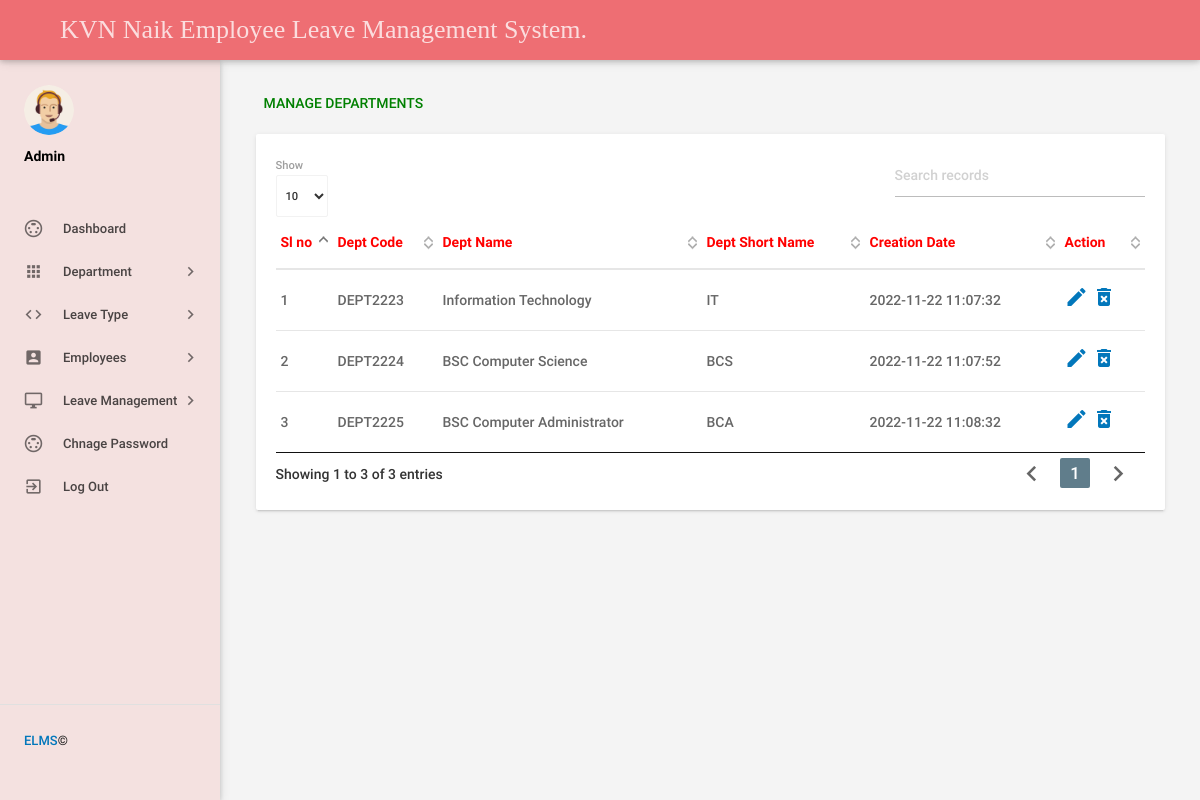
Screenshot of /admin/managedepartments.php (signed in) with the database file from the repository.
### tables this page shows
CREATE TABLE `tbldepartments` (
  `id` int(11) NOT NULL,
  `DepartmentName` varchar(150) DEFAULT NULL,
  `DepartmentShortName` varchar(100) NOT NULL,
  `DepartmentCode` varchar(50) DEFAULT NULL,
  `CreationDate` timestamp NULL DEFAULT current_timestamp()
);

### admin/managedepartments.php (the view, shortened to what this page needs)
<?php
include('includes/config.php');
if(strlen($_SESSION['alogin'])==0)
    {
header('location:index.php');
}
else{
    ?>
<!DOCTYPE html>
<html lang="en">
    <head>
        <link type="text/css" rel="stylesheet" href="../assets/plugins/materialize/css/materialize.min.css"/>
        <link type="text/css" rel="stylesheet" href="../assets/plugins/materialize/css/materialize.css"/>
        <link href="../assets/plugins/material-preloader/css/materialPreloader.min.css" rel="stylesheet">
        <link href="../assets/plugins/datatables/css/jquery.dataTables.min.css" rel="stylesheet">
        <link href="../assets/css/alpha.min.css" rel="stylesheet" type="text/css"/>
        <link href="../assets/css/custom.css" rel="stylesheet" type="text/css"/>
         <link href="../assets/css/style.css" rel="stylesheet" type="text/css"/>
    </head>
    <body>
       <?php include('includes/header.php');?>
       <?php include('includes/sidebar.php');?>
            <main class="mn-inner">
                <div class="row">
                    <div class="col s12">
                        <div class="page-title" style="color: green;">Manage Departments</div>
                    </div>
                    <div class="col s12 m12 l12">
                        <div class="card">
                            <div class="card-content">
                                <table id="example" class="display responsive-table ">
                                    <thead>
                                        <tr>
                                            <th style="color: red;">Sl no</th>
                                            <th style="color: red;">Dept Code</th>
                                            <th style="color: red;">Dept Name</th>
                                            <th style="color: red;">Dept Short Name</th>
                                            <th style="color: red;">Creation Date</th>
                                            <th style="color: red;">Action</th>
                                        </tr>
                                    </thead>
                                    <tbody>
<?php $sql = "SELECT * from tbldepartments";
$query = $dbh -> prepare($sql);
$query->execute();
$results=$query->fetchAll(PDO::FETCH_OBJ);
$cnt=1;
if($query->rowCount() > 0)
{
foreach($results as $result)
{               ?>
                                        <tr>
                                            <td> <?php echo htmlentities($cnt);?></td>
                                            <td><?php echo htmlentities($result->DepartmentCode);?></td>
                                            <td><?php echo htmlentities($result->DepartmentName);?></td>
                                            <td><?php echo htmlentities($result->DepartmentShortName);?></td>
                                            <td><?php echo htmlentities($result->CreationDate);?></td>
                                            <td><a href="editdepartment.php?deptid=<?php echo htmlentities($result->id);?>"><i class="material-icons">mode_edit</i></a><a href="managedepartments.php?del=<?php echo htmlentities($result->id);?>" onclick="return confirm('Do you want to delete');"> <i class="material-icons">delete_forever</i></a></td>
                                        </tr>
                                         <?php $cnt++;} }?>
                                    </tbody>
                                </table>
                            </div>
                        </div>
                    </div>
                </div>
            </main>
        </div>
        <div class="left-sidebar-hover"></div>
    </body>
</html>
<?php } ?>

### rows the page displays
tbldepartments: DepartmentCode "DEPT2223", DepartmentName "Information Technology", DepartmentShortName "IT", CreationDate "2022-11-22 11:07:32"
tbldepartments: DepartmentCode "DEPT2224", DepartmentName "BSC Computer Science", DepartmentShortName "BCS", CreationDate "2022-11-22 11:07:52"
tbldepartments: DepartmentCode "DEPT2225", DepartmentName "BSC Computer Administrator", DepartmentShortName "BCA", CreationDate "2022-11-22 11:08:32"
